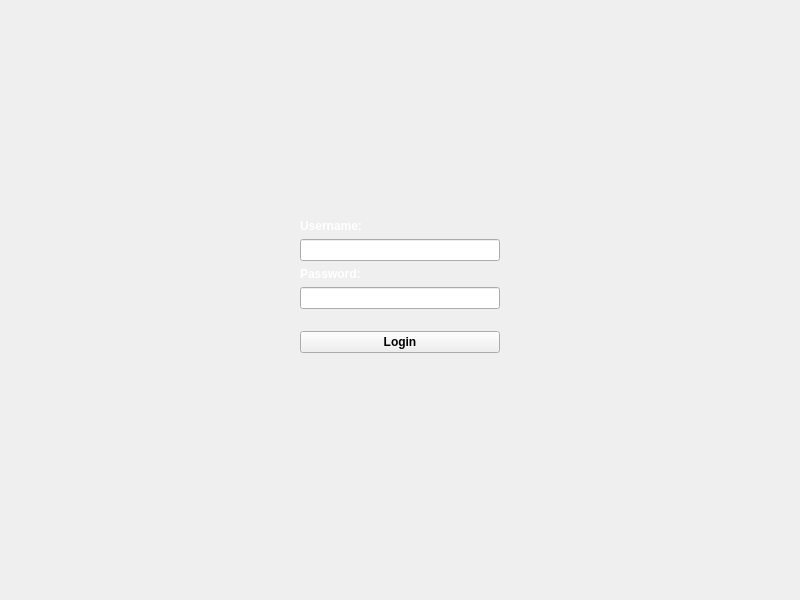
<?xml version="1.0" encoding="UTF-8"?>
<ui version="4.0">
 <class>LoginWidget</class>
 <widget class="QWidget" name="LoginWidget">
  <property name="geometry">
   <rect>
    <x>0</x>
    <y>0</y>
    <width>800</width>
    <height>600</height>
   </rect>
  </property>
  <property name="windowTitle">
   <string>To be Omnamnad</string>
  </property>
  <property name="layoutDirection">
   <enum>Qt::LeftToRight</enum>
  </property>
  <property name="autoFillBackground">
   <bool>false</bool>
  </property>
  <layout class="QGridLayout" name="gridLayout">
   <item row="8" column="2">
    <widget class="QPushButton" name="pushButton">
     <property name="font">
      <font>
       <weight>75</weight>
       <bold>true</bold>
      </font>
     </property>
     <property name="focusPolicy">
      <enum>Qt::NoFocus</enum>
     </property>
     <property name="text">
      <string>Login</string>
     </property>
     <property name="autoDefault">
      <bool>false</bool>
     </property>
     <property name="default">
      <bool>false</bool>
     </property>
     <property name="flat">
      <bool>false</bool>
     </property>
    </widget>
   </item>
   <item row="9" column="2">
    <spacer name="verticalSpacer_2">
     <property name="orientation">
      <enum>Qt::Vertical</enum>
     </property>
     <property name="sizeHint" stdset="0">
      <size>
       <width>20</width>
       <height>235</height>
      </size>
     </property>
    </spacer>
   </item>
   <item row="1" column="2">
    <widget class="QLabel" name="usernameLabel">
     <property name="palette">
      <palette>
       <active>
        <colorrole role="WindowText">
         <brush brushstyle="SolidPattern">
          <color alpha="255">
           <red>255</red>
           <green>255</green>
           <blue>255</blue>
          </color>
         </brush>
        </colorrole>
        <colorrole role="Text">
         <brush brushstyle="SolidPattern">
          <color alpha="255">
           <red>255</red>
           <green>255</green>
           <blue>255</blue>
          </color>
         </brush>
        </colorrole>
       </active>
       <inactive>
        <colorrole role="WindowText">
         <brush brushstyle="SolidPattern">
          <color alpha="255">
           <red>255</red>
           <green>255</green>
           <blue>255</blue>
          </color>
         </brush>
        </colorrole>
        <colorrole role="Text">
         <brush brushstyle="SolidPattern">
          <color alpha="255">
           <red>255</red>
           <green>255</green>
           <blue>255</blue>
          </color>
         </brush>
        </colorrole>
       </inactive>
       <disabled>
        <colorrole role="WindowText">
         <brush brushstyle="SolidPattern">
          <color alpha="255">
           <red>159</red>
           <green>158</green>
           <blue>158</blue>
          </color>
         </brush>
        </colorrole>
        <colorrole role="Text">
         <brush brushstyle="SolidPattern">
          <color alpha="255">
           <red>159</red>
           <green>158</green>
           <blue>158</blue>
          </color>
         </brush>
        </colorrole>
       </disabled>
      </palette>
     </property>
     <property name="font">
      <font>
       <pointsize>9</pointsize>
       <weight>75</weight>
       <bold>true</bold>
      </font>
     </property>
     <property name="text">
      <string>Username:</string>
     </property>
    </widget>
   </item>
   <item row="5" column="2">
    <widget class="QLineEdit" name="password">
     <property name="sizePolicy">
      <sizepolicy hsizetype="Fixed" vsizetype="Fixed">
       <horstretch>0</horstretch>
       <verstretch>0</verstretch>
      </sizepolicy>
     </property>
     <property name="minimumSize">
      <size>
       <width>200</width>
       <height>0</height>
      </size>
     </property>
     <property name="focusPolicy">
      <enum>Qt::StrongFocus</enum>
     </property>
     <property name="toolTip">
      <string>&lt;html&gt;&lt;head/&gt;&lt;body&gt;&lt;p&gt;&lt;br/&gt;&lt;/p&gt;&lt;/body&gt;&lt;/html&gt;</string>
     </property>
    </widget>
   </item>
   <item row="8" column="0">
    <spacer name="horizontalSpacer">
     <property name="orientation">
      <enum>Qt::Horizontal</enum>
     </property>
     <property name="sizeHint" stdset="0">
      <size>
       <width>300</width>
       <height>24</height>
      </size>
     </property>
    </spacer>
   </item>
   <item row="4" column="4" rowspan="5">
    <spacer name="horizontalSpacer_2">
     <property name="orientation">
      <enum>Qt::Horizontal</enum>
     </property>
     <property name="sizeHint" stdset="0">
      <size>
       <width>300</width>
       <height>20</height>
      </size>
     </property>
    </spacer>
   </item>
   <item row="2" column="2">
    <widget class="QLineEdit" name="username">
     <property name="sizePolicy">
      <sizepolicy hsizetype="Fixed" vsizetype="Fixed">
       <horstretch>0</horstretch>
       <verstretch>0</verstretch>
      </sizepolicy>
     </property>
     <property name="minimumSize">
      <size>
       <width>200</width>
       <height>0</height>
      </size>
     </property>
     <property name="focusPolicy">
      <enum>Qt::StrongFocus</enum>
     </property>
     <property name="toolTip">
      <string>&lt;html&gt;&lt;head/&gt;&lt;body&gt;&lt;p&gt;&lt;br/&gt;&lt;/p&gt;&lt;/body&gt;&lt;/html&gt;</string>
     </property>
    </widget>
   </item>
   <item row="0" column="2">
    <spacer name="verticalSpacer">
     <property name="orientation">
      <enum>Qt::Vertical</enum>
     </property>
     <property name="sizeHint" stdset="0">
      <size>
       <width>20</width>
       <height>182</height>
      </size>
     </property>
    </spacer>
   </item>
   <item row="7" column="2">
    <spacer name="verticalSpacer_3">
     <property name="orientation">
      <enum>Qt::Vertical</enum>
     </property>
     <property name="sizeType">
      <enum>QSizePolicy::Fixed</enum>
     </property>
     <property name="sizeHint" stdset="0">
      <size>
       <width>20</width>
       <height>3</height>
      </size>
     </property>
    </spacer>
   </item>
   <item row="4" column="2">
    <widget class="QLabel" name="passwordLabel">
     <property name="palette">
      <palette>
       <active>
        <colorrole role="WindowText">
         <brush brushstyle="SolidPattern">
          <color alpha="255">
           <red>255</red>
           <green>255</green>
           <blue>255</blue>
          </color>
         </brush>
        </colorrole>
        <colorrole role="Text">
         <brush brushstyle="SolidPattern">
          <color alpha="255">
           <red>255</red>
           <green>255</green>
           <blue>255</blue>
          </color>
         </brush>
        </colorrole>
       </active>
       <inactive>
        <colorrole role="WindowText">
         <brush brushstyle="SolidPattern">
          <color alpha="255">
           <red>255</red>
           <green>255</green>
           <blue>255</blue>
          </color>
         </brush>
        </colorrole>
        <colorrole role="Text">
         <brush brushstyle="SolidPattern">
          <color alpha="255">
           <red>255</red>
           <green>255</green>
           <blue>255</blue>
          </color>
         </brush>
        </colorrole>
       </inactive>
       <disabled>
        <colorrole role="WindowText">
         <brush brushstyle="SolidPattern">
          <color alpha="255">
           <red>159</red>
           <green>158</green>
           <blue>158</blue>
          </color>
         </brush>
        </colorrole>
        <colorrole role="Text">
         <brush brushstyle="SolidPattern">
          <color alpha="255">
           <red>159</red>
           <green>158</green>
           <blue>158</blue>
          </color>
         </brush>
        </colorrole>
       </disabled>
      </palette>
     </property>
     <property name="font">
      <font>
       <pointsize>9</pointsize>
       <weight>75</weight>
       <bold>true</bold>
      </font>
     </property>
     <property name="text">
      <string>Password:</string>
     </property>
    </widget>
   </item>
  </layout>
 </widget>
 <resources/>
 <connections>
  <connection>
   <sender>password</sender>
   <signal>returnPressed()</signal>
   <receiver>pushButton</receiver>
   <slot>click()</slot>
   <hints>
    <hint type="sourcelabel">
     <x>205</x>
     <y>83</y>
    </hint>
    <hint type="destinationlabel">
     <x>205</x>
     <y>185</y>
    </hint>
   </hints>
  </connection>
  <connection>
   <sender>username</sender>
   <signal>returnPressed()</signal>
   <receiver>pushButton</receiver>
   <slot>click()</slot>
   <hints>
    <hint type="sourcelabel">
     <x>205</x>
     <y>143</y>
    </hint>
    <hint type="destinationlabel">
     <x>205</x>
     <y>185</y>
    </hint>
   </hints>
  </connection>
 </connections>
</ui>
